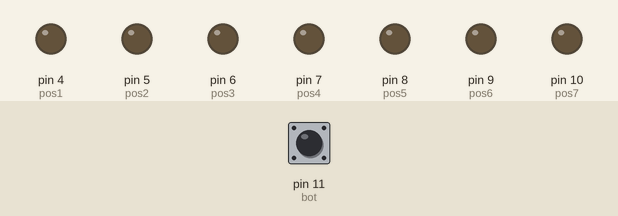
The sketch below on a simulated Arduino Uno, built with avr-gcc and run on an emulated ATmega328P. Shown: output pins drawn as LEDs (lit = HIGH). Dashed ring = blinking. The inputs (shaded band) are chosen by the test bench; at power-on: pin 11 (bot) LOW. Random numbers use the default seed unless the sketch sets one.

Above: at 1.2 s.
1.3 s: pin 11 (bot) pulled HIGH for 0.15 s
At 1.51 s:
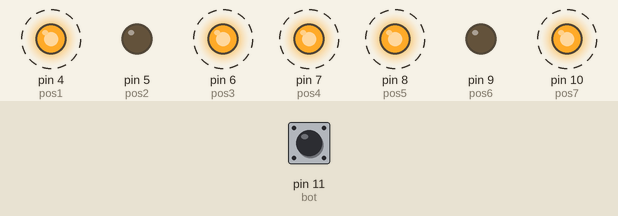
4.3 s: pin 11 (bot) pulled HIGH for 1 s
At 4.56 s:
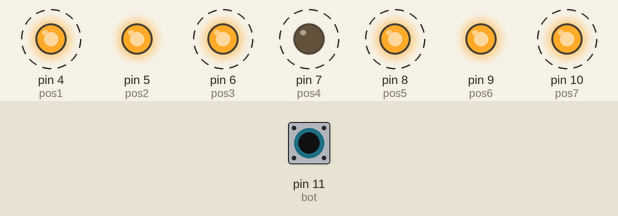
7.3 s: pin 11 (bot) pulled HIGH for 3.2 s
At 12.2 s:
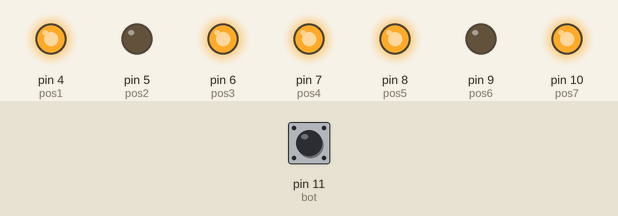
Timing chart, 0 to 13.7 s (numbered marks = the images above; inputs shaded):
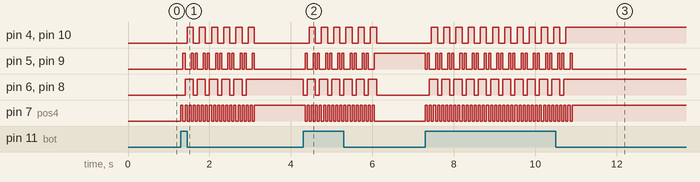

Measured:
- after the input at 1.3 s, pin 4 (pos1): alternates HIGH for 0.15 s and LOW for 0.15 s, 12 changes in all, then stays LOW, starting after 0.15 s; pin 5 (pos2): LOW → HIGH after 0.05 s, then repeats every 0.30 s: LOW 0.15 s, HIGH 0.05 s, LOW 0.05 s, HIGH 0.05 s, until it stays LOW from 3.1 s
- after the input at 4.3 s, pin 4 (pos1): alternates HIGH for 0.15 s and LOW for 0.15 s, 12 changes in all, then stays LOW, starting after 0.15 s; pin 5 (pos2): LOW → HIGH after 0.05 s, then repeats every 0.30 s: LOW 0.15 s, HIGH 0.05 s, LOW 0.05 s, HIGH 0.05 s, until it stays HIGH from 6.1 s
- after the input at 7.3 s, pin 4 (pos1): alternates HIGH for 0.15 s and LOW for 0.15 s, 23 changes in all, then stays HIGH, starting after 0.15 s; pin 5 (pos2): HIGH → LOW at once, then repeats every 0.30 s: HIGH 0.05 s, LOW 0.15 s, HIGH 0.05 s, LOW 0.05 s, until it stays LOW from 10.9 s

The sketch:

dado.ino
```cpp
#include "numeros.h"

#define bot 11

int readVal = 0;

void setup() {
  Serial.begin(9600);

  pinMode(pos1, OUTPUT);
  pinMode(pos2, OUTPUT);
  pinMode(pos3, OUTPUT);
  pinMode(pos4, OUTPUT);
  pinMode(pos5, OUTPUT);
  pinMode(pos6, OUTPUT);
  pinMode(pos7, OUTPUT);

  pinMode(bot, INPUT);

  randomSeed(analogRead(0));

  initialDrawPosition();
}

void loop() {
  readVal = digitalRead(bot);

  if (readVal) {
    for (int i = 0; i <= 5; i++) {
      changeNums(50);
    }

    int roll = random(1, 7);

    printRoll(roll);
  }
}
```

numeros.h
```cpp
#ifndef printNumeros_h
#define printNumeros_h

#define pos1 4
#define pos2 5
#define pos3 6
#define pos4 7
#define pos5 8
#define pos6 9
#define pos7 10

void initialDrawPosition() {
  digitalWrite(pos1, 0);
  digitalWrite(pos2, 0);
  digitalWrite(pos3, 0);
  digitalWrite(pos4, 0);
  digitalWrite(pos5, 0);
  digitalWrite(pos6, 0);
  digitalWrite(pos7, 0);
}

void drawNum1() {
  digitalWrite(pos1, 0);
  digitalWrite(pos2, 0);
  digitalWrite(pos3, 0);
  digitalWrite(pos4, 1);
  digitalWrite(pos5, 0);
  digitalWrite(pos6, 0);
  digitalWrite(pos7, 0);
}

void drawNum2() {
  digitalWrite(pos1, 0);
  digitalWrite(pos2, 1);
  digitalWrite(pos3, 0);
  digitalWrite(pos4, 0);
  digitalWrite(pos5, 0);
  digitalWrite(pos6, 1);
  digitalWrite(pos7, 0);
}

void drawNum3() {
  digitalWrite(pos1, 0);
  digitalWrite(pos2, 0);
  digitalWrite(pos3, 1);
  digitalWrite(pos4, 1);
  digitalWrite(pos5, 1);
  digitalWrite(pos6, 0);
  digitalWrite(pos7, 0);
}

void drawNum4() {
  digitalWrite(pos1, 1);
  digitalWrite(pos2, 0);
  digitalWrite(pos3, 1);
  digitalWrite(pos4, 0);
  digitalWrite(pos5, 5);
  digitalWrite(pos6, 0);
  digitalWrite(pos7, 1);
}

void drawNum5() {
  digitalWrite(pos1, 1);
  digitalWrite(pos2, 0);
  digitalWrite(pos3, 1);
  digitalWrite(pos4, 1);
  digitalWrite(pos5, 1);
  digitalWrite(pos6, 0);
  digitalWrite(pos7, 1);
}

void drawNum6() {
  digitalWrite(pos1, 1);
  digitalWrite(pos2, 1);
  digitalWrite(pos3, 1);
  digitalWrite(pos4, 0);
  digitalWrite(pos5, 1);
  digitalWrite(pos6, 1);
  digitalWrite(pos7, 1);
}

void changeNums(int delayVal) {
  drawNum1();
  delay(delayVal);
  drawNum2();
  delay(delayVal);
  drawNum3();
  delay(delayVal);
  drawNum4();
  delay(delayVal);
  drawNum5();
  delay(delayVal);
  drawNum6();
  delay(delayVal);
}

void printRoll(int roll) {
  switch (roll) {
    case 1:
      drawNum1();
      break;
    case 2:
      drawNum2();
      break;
    case 3:
      drawNum3();
      break;
    case 4:
      drawNum4();
      break;
    case 5:
      drawNum5();
      break;
    case 6:
      drawNum6();
      break;
    default:
      break;
  }
}

#endif
```
